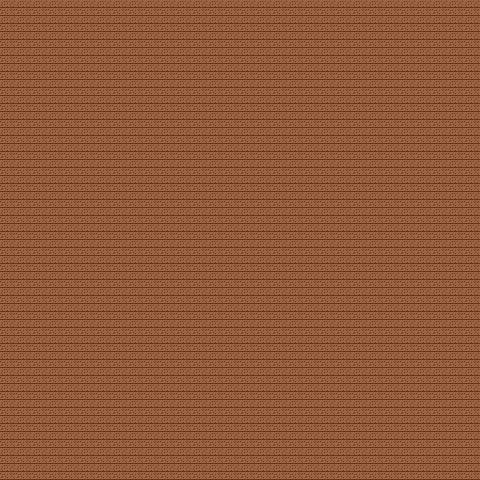

A 2D game scene composited from a Tiled map and its tileset images. What follows is a short description and the map's XML, with each tile layer's data collapsed to a summary:
An orthogonal 60x60 tile map with 8x8 px tiles, 1 tile layer (Floor) and 46 objects.

<map version="1.0" tiledversion="1.0.3" orientation="orthogonal" renderorder="right-down" width="60" height="60" tilewidth="8" tileheight="8" nextobjectid="61">
 <tileset firstgid="1" source="floor.tsx" />
 <layer name="Floor" width="60" height="60">
  <data>[3600 cells, 3600 non-empty, 4 distinct tile ids]</data>
 </layer>
 <objectgroup color="#000000" name="Walls">
  <object id="1" x="0" y="0" width="216" height="8" />
  <object id="4" x="264" y="0" width="216" height="8" />
  <object id="5" x="0" y="472" width="216" height="8" />
  <object id="6" x="264" y="472" width="216" height="8" />
  <object id="7" x="0" y="0" width="8" height="216" />
  <object id="8" x="0" y="264" width="8" height="216" />
  <object id="9" x="472" y="0" width="8" height="216" />
  <object id="10" x="472" y="264" width="8" height="216" />
  <object id="13" x="56" y="56" width="64" height="8" />
  <object id="14" x="56" y="56" width="8" height="64" />
  <object id="16" x="168" y="56" width="144" height="8" />
  <object id="17" x="360" y="56" width="64" height="8" />
  <object id="18" x="56" y="416" width="64" height="8" />
  <object id="19" x="360" y="416" width="64" height="8" />
  <object id="20" x="168" y="416" width="144" height="8" />
  <object id="21" x="56" y="360" width="8" height="64" />
  <object id="22" x="56" y="168" width="8" height="144" />
  <object id="23" x="416" y="360" width="8" height="64" />
  <object id="24" x="416" y="168" width="8" height="144" />
  <object id="25" x="416" y="56" width="8" height="64" />
  <object id="26" x="360" y="112" width="8" height="104" />
  <object id="28" x="112" y="112" width="104" height="8" />
  <object id="30" x="264" y="112" width="104" height="8" />
  <object id="32" x="360" y="264" width="8" height="104" />
  <object id="33" x="112" y="360" width="104" height="8" />
  <object id="34" x="264" y="360" width="104" height="8" />
  <object id="35" x="112" y="112" width="8" height="104" />
  <object id="36" x="112" y="264" width="8" height="104" />
  <object id="38" x="160" y="296" width="8" height="24" />
  <object id="39" x="160" y="160" width="24" height="8" />
  <object id="41" x="296" y="160" width="24" height="8" />
  <object id="42" x="216" y="160" width="48" height="8" />
  <object id="43" x="160" y="312" width="24" height="8" />
  <object id="44" x="216" y="312" width="48" height="8" />
  <object id="45" x="296" y="312" width="24" height="8" />
  <object id="46" x="160" y="160" width="8" height="24" />
  <object id="47" x="160" y="216" width="8" height="48" />
  <object id="48" x="312" y="296" width="8" height="24" />
  <object id="49" x="312" y="216" width="8" height="48" />
  <object id="50" x="312" y="160" width="8" height="24" />
  <object id="51" x="264" y="216" width="8" height="48" />
  <object id="52" x="208" y="216" width="8" height="48" />
  <object id="57" x="208" y="216" width="16" height="8" />
  <object id="58" x="208" y="256" width="16" height="8" />
  <object id="59" x="256" y="256" width="16" height="8" />
  <object id="60" x="256" y="216" width="16" height="8" />
 </objectgroup>
</map>
